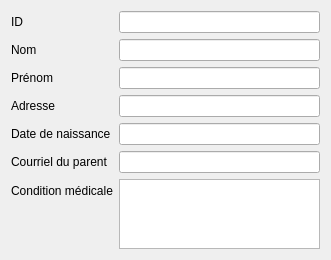
      <widget class="QWidget" name="formLayoutWidget">
       <property name="geometry">
        <rect>
         <x>120</x>
         <y>90</y>
         <width>331</width>
         <height>248</height>
        </rect>
       </property>
       <layout class="QFormLayout" name="formLayout">
        <item row="0" column="0">
         <widget class="QLabel" name="label">
          <property name="text">
           <string>ID</string>
          </property>
         </widget>
        </item>
        <item row="0" column="1">
         <widget class="QLineEdit" name="IDEdit"/>
        </item>
        <item row="1" column="0">
         <widget class="QLabel" name="label_2">
          <property name="text">
           <string>Nom</string>
          </property>
         </widget>
        </item>
        <item row="1" column="1">
         <widget class="QLineEdit" name="lineEdit_2"/>
        </item>
        <item row="2" column="0">
         <widget class="QLabel" name="label_3">
          <property name="text">
           <string>Prénom</string>
          </property>
         </widget>
        </item>
        <item row="2" column="1">
         <widget class="QLineEdit" name="lineEdit_3"/>
        </item>
        <item row="3" column="0">
         <widget class="QLabel" name="label_4">
          <property name="text">
           <string>Adresse</string>
          </property>
         </widget>
        </item>
        <item row="3" column="1">
         <widget class="QLineEdit" name="lineEdit_4"/>
        </item>
        <item row="4" column="0">
         <widget class="QLabel" name="label_5">
          <property name="text">
           <string>Date de naissance</string>
          </property>
         </widget>
        </item>
        <item row="4" column="1">
         <widget class="QLineEdit" name="lineEdit_5"/>
        </item>
        <item row="5" column="0">
         <widget class="QLabel" name="label_6">
          <property name="text">
           <string>Courriel du parent</string>
          </property>
         </widget>
        </item>
        <item row="5" column="1">
         <widget class="QLineEdit" name="lineEdit_6"/>
        </item>
        <item row="6" column="0">
         <widget class="QLabel" name="label_7">
          <property name="text">
           <string>Condition médicale</string>
          </property>
         </widget>
        </item>
        <item row="6" column="1">
         <widget class="QTextEdit" name="textEdit"/>
        </item>
       </layout>
      </widget>
